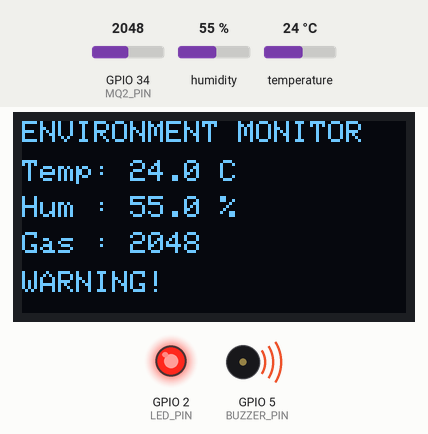
This sketch was run on a simulated ESP32. Shown: 128×64 one-colour display, output pins drawn as LEDs (lit = HIGH), buzzer (waves = sounding). Inputs (shaded band) come from the test bench; at power-on: humidity 55 %, temperature 24 °C, GPIO 34 (MQ2_PIN) = 2048. What the sketch prints to the serial monitor is not drawn.

Above: at 4.2 s.
4.3 s: humidity set to 88 %
At 6.4 s:
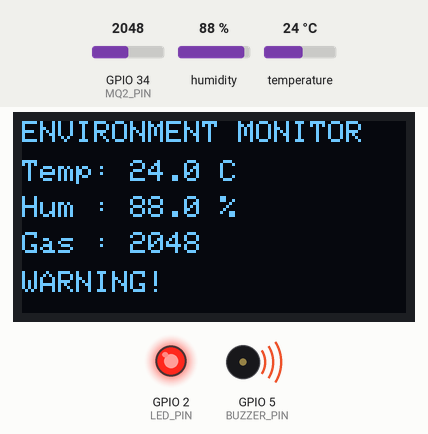
7.0 s: temperature set to 41 °C
At 8.5 s:
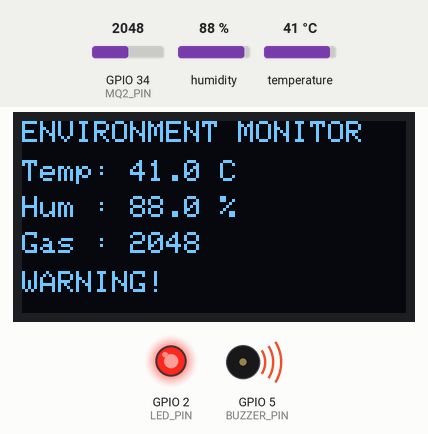
9.7 s: GPIO 34 (MQ2_PIN) set to 1960
At 12.5 s:
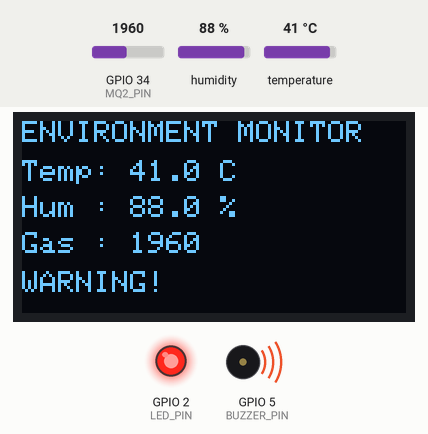
12.8 s: GPIO 34 (MQ2_PIN) set to 2040
At 13.7 s:
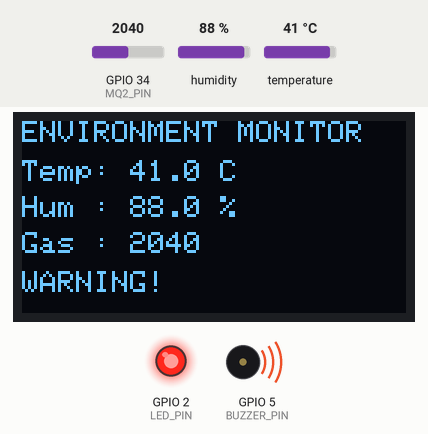
15.5 s: humidity set to 22 %
At 17.9 s:
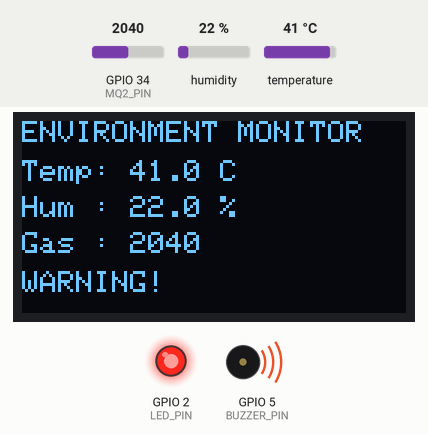
18.9 s: GPIO 34 (MQ2_PIN) set to 2047
At 20.0 s:
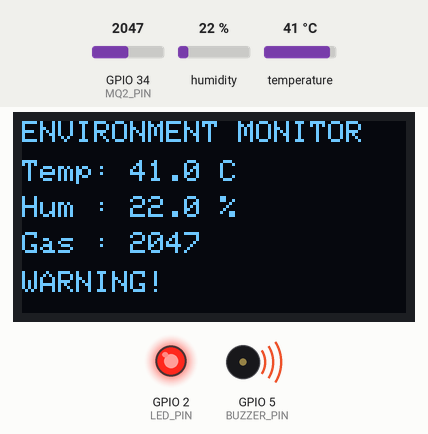
Timing chart, 0 to 21.9 s (numbered marks = the images above; inputs shaded):
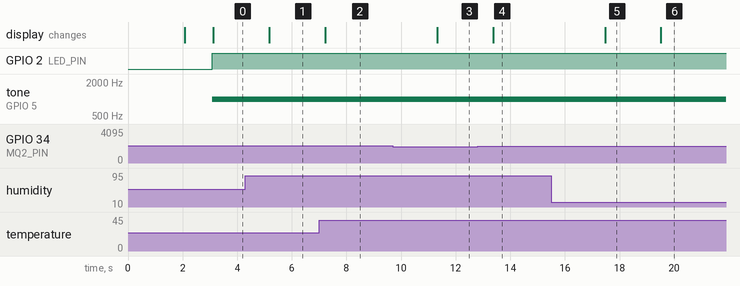

Measured:
- after the input at 4.3 s, the display: changes after 0.87 s (image 1)
- after the input at 7.0 s, the display: changes after 0.22 s (image 2)
- after the input at 9.7 s, the display: changes after 1.6 s (image 3)
- after the input at 12.8 s, the display: changes after 0.57 s (image 4)
- after the input at 15.5 s, the display: changes after 2.0 s (image 5)
- after the input at 18.9 s, the display: changes after 0.62 s (image 6)

The sketch:

sketch.ino
```cpp
#include <DHT.h>
#include <Wire.h>
#include <Adafruit_GFX.h>
#include <Adafruit_SSD1306.h>

// ========================================
// PIN DEFINITIONS
// ========================================

#define DHT_PIN 4
#define DHT_TYPE DHT22

#define MQ2_PIN 34

#define OLED_SDA 21
#define OLED_SCL 22

#define LED_PIN 2
#define BUZZER_PIN 5

// ========================================
// OLED CONFIGURATION
// ========================================

#define SCREEN_WIDTH 128
#define SCREEN_HEIGHT 64

#define OLED_RESET -1
#define OLED_ADDRESS 0x3C

Adafruit_SSD1306 display(
  SCREEN_WIDTH,
  SCREEN_HEIGHT,
  &Wire,
  OLED_RESET
);

// ========================================
// DHT22
// ========================================

DHT dht(DHT_PIN, DHT_TYPE);

// ========================================
// SAFETY THRESHOLDS
// Simulation values
// ========================================

const float TEMP_LIMIT = 35.0;
const float HUMIDITY_LIMIT = 80.0;
const int GAS_LIMIT = 2000;

// ========================================
// SETUP
// ========================================

void setup() {

  // Serial communication
  Serial.begin(115200);

  // Start DHT22
  dht.begin();

  // Configure LED and buzzer
  pinMode(LED_PIN, OUTPUT);
  pinMode(BUZZER_PIN, OUTPUT);

  // Initially turn alarm OFF
  digitalWrite(LED_PIN, LOW);
  noTone(BUZZER_PIN);

  // Start I2C
  Wire.begin(OLED_SDA, OLED_SCL);

  // Start OLED
  if (!display.begin(
        SSD1306_SWITCHCAPVCC,
        OLED_ADDRESS
      )) {

    Serial.println("ERROR: OLED initialization failed!");

    while (true) {
      delay(100);
    }
  }

  // ========================================
  // STARTUP SCREEN
  // ========================================

  display.clearDisplay();

  display.setTextColor(SSD1306_WHITE);

  display.setTextSize(1);

  display.setCursor(0, 0);
  display.println("SMART ENVIRONMENT");

  display.setCursor(0, 12);
  display.println("MONITORING SYSTEM");

  display.setCursor(0, 30);
  display.println("Initializing...");

  display.display();

  delay(2000);

  display.clearDisplay();

  display.setCursor(0, 20);
  display.println("System Ready");

  display.display();

  delay(1000);
}

// ========================================
// MAIN LOOP
// ========================================

void loop() {

  // ========================================
  // READ DHT22
  // ========================================

  float temperature = dht.readTemperature();
  float humidity = dht.readHumidity();

  // Check DHT22
  if (isnan(temperature) || isnan(humidity)) {

    Serial.println("ERROR: DHT22 reading failed!");

    digitalWrite(LED_PIN, HIGH);
    tone(BUZZER_PIN, 1000);

    display.clearDisplay();

    display.setTextColor(SSD1306_WHITE);
    display.setTextSize(1);

    display.setCursor(0, 0);
    display.println("SENSOR ERROR");

    display.setCursor(0, 20);
    display.println("DHT22 reading");

    display.setCursor(0, 32);
    display.println("failed!");

    display.display();

    delay(2000);

    return;
  }

  // ========================================
  // READ MQ-2
  // ========================================

  int gasValue = analogRead(MQ2_PIN);

  // ========================================
  // CHECK SAFETY LIMITS
  // ========================================

  bool temperatureAlert =
    temperature > TEMP_LIMIT;

  bool humidityAlert =
    humidity > HUMIDITY_LIMIT;

  bool gasAlert =
    gasValue > GAS_LIMIT;

  bool danger =
    temperatureAlert ||
    humidityAlert ||
    gasAlert;

  // ========================================
  // CONTROL LED + BUZZER
  // ========================================

  if (danger) {

    digitalWrite(LED_PIN, HIGH);

    tone(BUZZER_PIN, 1000);

  } else {

    digitalWrite(LED_PIN, LOW);

    noTone(BUZZER_PIN);
  }

  // ========================================
  // SERIAL MONITOR
  // ========================================

  Serial.println();
  Serial.println("================================");
  Serial.println("       SENSOR READINGS");
  Serial.println("================================");

  Serial.print("Temperature : ");
  Serial.print(temperature, 1);
  Serial.println(" C");

  Serial.print("Humidity    : ");
  Serial.print(humidity, 1);
  Serial.println(" %");

  Serial.print("Gas Level   : ");
  Serial.println(gasValue);

  Serial.println();

  // ========================================
  // DISPLAY STATUS
  // ========================================

  if (danger) {

    Serial.println("STATUS: WARNING");

    if (temperatureAlert) {
      Serial.println("Reason: Temperature HIGH");
    }

    if (humidityAlert) {
      Serial.println("Reason: Humidity HIGH");
    }

    if (gasAlert) {
      Serial.println("Reason: Gas Level HIGH");
    }

  } else {

    Serial.println("STATUS: SAFE");
  }

  Serial.println("================================");

  // ========================================
  // OLED DISPLAY
  // ========================================

  display.clearDisplay();

  display.setTextColor(SSD1306_WHITE);

  // Title
  display.setTextSize(1);

  display.setCursor(0, 0);
  display.println("ENVIRONMENT MONITOR");

  // Temperature
  display.setCursor(0, 13);
  display.print("Temp: ");
  display.print(temperature, 1);
  display.println(" C");

  // Humidity
  display.setCursor(0, 25);
  display.print("Hum : ");
  display.print(humidity, 1);
  display.println(" %");

  // Gas
  display.setCursor(0, 37);
  display.print("Gas : ");
  display.println(gasValue);

  // Status
  display.setCursor(0, 50);

  if (danger) {

    display.print("WARNING!");

  } else {

    display.print("STATUS: SAFE");
  }

  display.display();

  // ========================================
  // WAIT
  // ========================================

  delay(2000);
}
```
